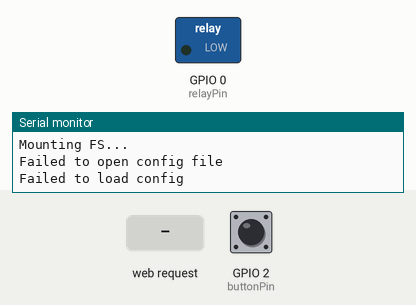
Simulated run of this sketch. Board: ESP8266 (NodeMCU). Parts: switched loads named in the sketch (green lamp = pin HIGH), the last lines printed to the serial monitor. Inputs (shaded band) come from the test bench; at power-on: GPIO 2 (buttonPin) LOW. WiFi joins after 1.5 s; servers stay silent unless stated; storage starts empty.

Above: at 3.7 s.
3.8 s: HTTP request GET /light/1 received
At 4.2 s:
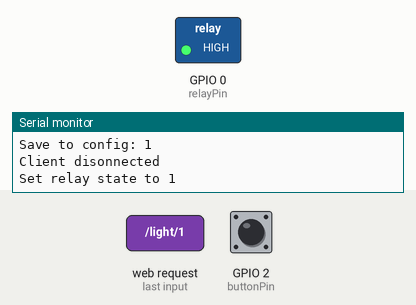
5.3 s: HTTP request GET /light/0 received
At 6.6 s:
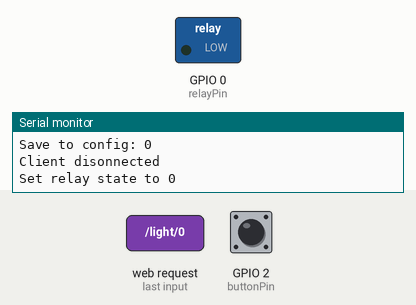
Timing chart, 0 to 8.3 s (numbered marks = the images above; inputs shaded):
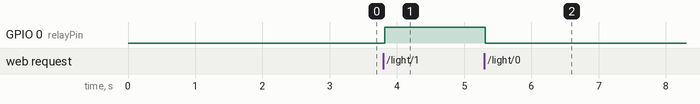

Measured:
- after the input at 3.8 s, GPIO 0 (relayPin): LOW → HIGH at once
- after the input at 5.3 s, GPIO 0 (relayPin): HIGH → LOW at once

The sketch:

lights_esp.ino
```cpp
/*
 *  This sketch demonstrates how to set up a simple HTTP-like server.
 *  The server will set a GPIO pin depending on the request
 *    http://server_ip/light/0 will set the GPIO2 low,
 *    http://server_ip/light/1 will set the GPIO2 high
 *    http://server_ip/status will show GPIO2 state
 *  server_ip is the IP address of the ESP8266 module, will be
 *  printed to Serial when the module is connected.
 *  save last relay state in config.json for use of if esp lose power
 */

#include <ESP8266WiFi.h>
#include <ArduinoJson.h>
#include "FS.h"

const char* ssid = "wifi_ssid";
const char* password = "wifi_pass";

boolean loadDataSuccess = false;

const int buttonPin = 2; // gpio 2
const int relayPin = 0; // gpio 0
int relayState;
int saveme=0;
int changeme=0;
unsigned long lastDebounceTime = 0;  // the last time the output pin was toggled
unsigned long debounceDelay = 50;    // the debounce time; increase if the output flickers

// Variables will change:
int buttonState;             // the current reading from the input pin
int lastButtonState = LOW;   // the previous reading from the input pin
IPAddress ip(192,168,0,135);  //Node static IP
IPAddress gateway(192,168,0,1);
IPAddress subnet(255,255,255,0);

// Create an instance of the server
// specify the port to listen on as an argument
WiFiServer server(80);

bool loadConfig() {
  File configFile = SPIFFS.open("/config.json", "r");
  if (!configFile) {
    Serial.println("Failed to open config file");
    return false;
  }

  size_t size = configFile.size();
  if (size > 1024) {
    Serial.println("Config file size is too large");
    return false;
  }

  // Allocate a buffer to store contents of the file.
  std::unique_ptr<char[]> buf(new char[size]);

  // We don't use String here because ArduinoJson library requires the input
  // buffer to be mutable. If you don't use ArduinoJson, you may as well
  // use configFile.readString instead.
  configFile.readBytes(buf.get(), size);

  StaticJsonBuffer<200> jsonBuffer;
  JsonObject& json = jsonBuffer.parseObject(buf.get());

  if (!json.success()) {
    Serial.println("Failed to parse config file");
    return false;
  }

  relayState = long(json["relayState"]);

  // Real world application would store these values in some variables for
  // later use.

  Serial.print("Loaded relayState: ");
  Serial.println(relayState);
  return true;
}

void saveConfig() {
  StaticJsonBuffer<200> jsonBuffer;
  JsonObject& json = jsonBuffer.createObject();
  json["relayState"] = relayState;

  File configFile = SPIFFS.open("/config.json", "w");
  if (!configFile) {
    Serial.println("Failed to open config file for writing");
  }
  Serial.print("Save to config: ");
  Serial.println(relayState);
  json.printTo(configFile);
}

void setup() {
  Serial.begin(115200);
  delay(10);

  // prepare pin
  pinMode(relayPin, OUTPUT);
  pinMode(buttonPin, INPUT);

  // Connect to WiFi network
  Serial.println();
  Serial.println();
  Serial.print("Connecting to ");
  Serial.println(ssid);
  WiFi.config(ip, gateway, subnet);
  WiFi.begin(ssid, password);

  while (WiFi.status() != WL_CONNECTED) {
    delay(500);
    Serial.print(".");
  }
  Serial.println("");
  Serial.println("WiFi connected");

  // Start the server
  server.begin();
  Serial.println("Server started");

  // Print the IP address
  Serial.println(WiFi.localIP());
delay(1000);
  Serial.println("Mounting FS...");

  if (!SPIFFS.begin()) {
    Serial.println("Failed to mount file system");
    return;
  }


  if (!loadConfig()) {
    Serial.println("Failed to load config");
  } else {
    Serial.println("Config loaded");
  }
   digitalWrite(relayPin, relayState);
}

void loop() {
  // Check if a client has connected
  int reading = digitalRead(buttonPin);

// If the switch changed, due to noise or pressing:
  if (reading != lastButtonState) {
    // reset the debouncing timer
    lastDebounceTime = millis();
  }

  if ((millis() - lastDebounceTime) > debounceDelay) {
    // whatever the reading is at, it's been there for longer than the debounce
    // delay, so take it as the actual current state:

    // if the button state has changed:
    if (reading != buttonState) {
      relayState = reading;

      // only toggle the relay if the new button state is HIGH
      if (buttonState == HIGH) {
        relayState = !relayState;
        saveme = 1;
        changeme=1;
      }
    }
  }


  WiFiClient client = server.available();
  if (client) {


  while (client.connected()) {
            if (client.available()) {

  // Read the first line of the request
  String req = client.readStringUntil('\r');
  Serial.println(req);
  client.flush();

  // Match the request
  if (req.indexOf("/light/0") != -1)
  {
    relayState = 0;
    saveme = 1;
    changeme = 1;
  }
  else if (req.indexOf("/light/1") != -1)
  {
    relayState = 1;
    saveme = 1;
    changeme = 1;
  }
  else if (req.indexOf("/status") != -1) // use for Hombebridge or verify replay state
  {
    relayState = relayState;
  }
  else {
    Serial.println("invalid request");
    client.stop();
    return;
  }


  if(saveme == 1)
  {
    saveConfig();
    saveme = 0;
  }

  client.flush();

  // Prepare the response
  String s = "HTTP/1.1 200 OK\r\nContent-Type: text/html\r\n\r\n<!DOCTYPE HTML>\r\n<html>";
  s += (relayState)?"lighton":"lightoff";
  s += "</html>";

  // Send the response to the client
  client.print(s);
  Serial.println("Client disonnected");
          delay(10);      // give the web browser time to receive the data
        client.stop(); // close the connection
          } // end if (client.available())
        } // end while (client.connected())
    } // end if (client)
if(changeme == 1) {
  // Set GPIO2 according to the request
  digitalWrite(relayPin, relayState);
  Serial.print("Set relay state to ");
  Serial.println(relayState);
  changeme = 0;
}


lastButtonState = reading;
}
```
